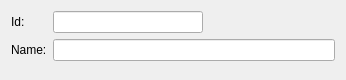
<?xml version="1.0" encoding="UTF-8"?>
<ui version="4.0">
 <class>SqlClientWidget</class>
 <widget class="QWidget" name="SqlClientWidget">
  <property name="geometry">
   <rect>
    <x>0</x>
    <y>0</y>
    <width>346</width>
    <height>80</height>
   </rect>
  </property>
  <property name="windowTitle">
   <string>Form</string>
  </property>
  <layout class="QFormLayout" name="formLayout">
   <item row="0" column="0">
    <widget class="QLabel" name="lb_Id">
     <property name="text">
      <string>Id:</string>
     </property>
    </widget>
   </item>
   <item row="0" column="1">
    <widget class="QLineEdit" name="fld_Id">
     <property name="maximumSize">
      <size>
       <width>150</width>
       <height>16777215</height>
      </size>
     </property>
     <property name="maxLength">
      <number>50</number>
     </property>
    </widget>
   </item>
   <item row="1" column="0">
    <widget class="QLabel" name="lb_Name">
     <property name="text">
      <string>Name:</string>
     </property>
    </widget>
   </item>
   <item row="1" column="1">
    <widget class="QLineEdit" name="fld_Name"/>
   </item>
  </layout>
 </widget>
 <resources/>
 <connections/>
</ui>
